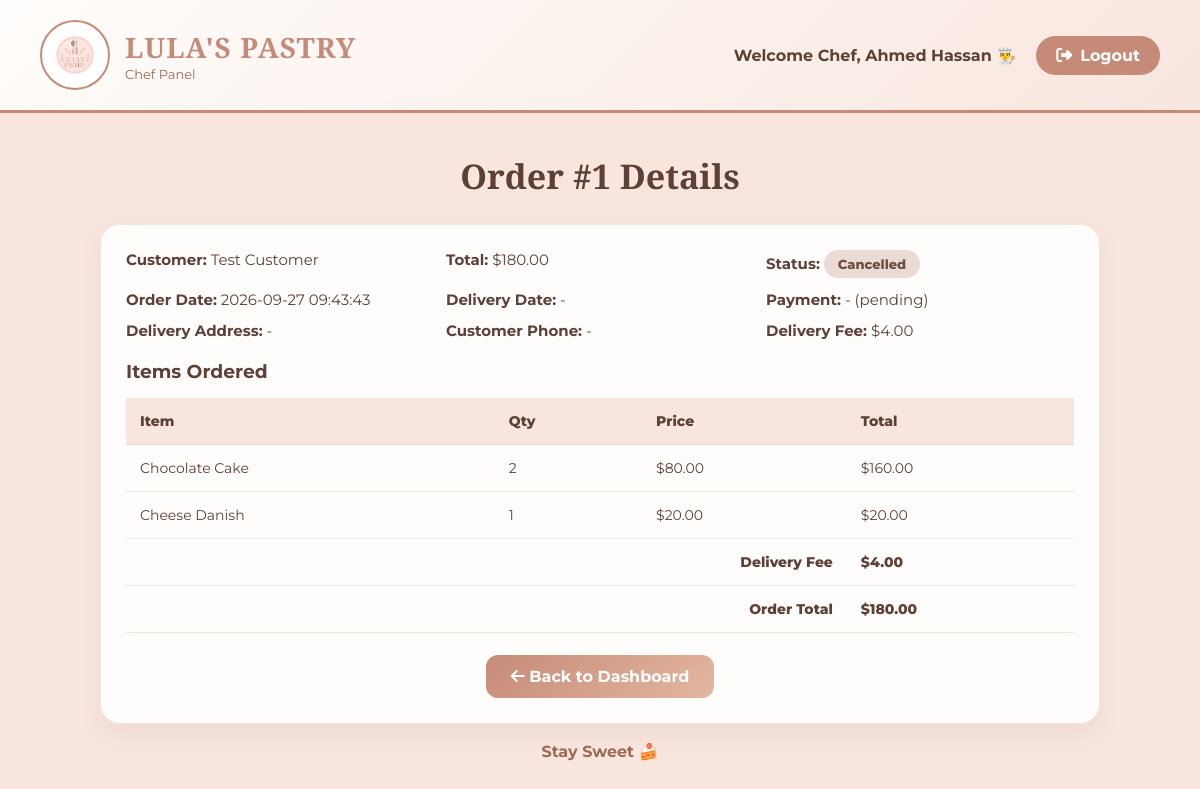
Page /chef-order-details.php?id=1 (signed in) on the committed database.
### tables this page shows
CREATE TABLE `orders` (
  `id` int(11) NOT NULL,
  `order_number` varchar(20) NOT NULL,
  `user_id` int(11) NOT NULL,
  `total_amount` decimal(10,2) NOT NULL,
  `status` enum('pending','confirmed','preparing','baking','ready','delivered','cancelled') DEFAULT 'pending',
  `payment_method` varchar(50) DEFAULT NULL,
  `payment_status` enum('pending','paid','failed') DEFAULT 'pending',
  `order_date` timestamp NOT NULL DEFAULT current_timestamp(),
  `delivery_date` datetime DEFAULT NULL,
  `special_instructions` text DEFAULT NULL,
  `delivery_address` varchar(255) DEFAULT NULL,
  `customer_phone` varchar(30) DEFAULT NULL,
  `delivery_cost` decimal(10,2) NOT NULL DEFAULT 4.00,
  `stock_deducted` tinyint(1) NOT NULL DEFAULT 0
);

CREATE TABLE `users` (
  `id` int(11) NOT NULL,
  `username` varchar(50) NOT NULL,
  `email` varchar(100) NOT NULL,
  `password` varchar(255) NOT NULL,
  `user_type` enum('chef','customer') DEFAULT 'customer',
  `full_name` varchar(100) DEFAULT NULL,
  `phone` varchar(20) DEFAULT NULL,
  `address` text DEFAULT NULL,
  `created_at` timestamp NOT NULL DEFAULT current_timestamp()
);

CREATE TABLE `order_items` (
  `id` int(11) NOT NULL,
  `order_id` int(11) NOT NULL,
  `dish_id` int(11) NOT NULL,
  `quantity` int(11) NOT NULL,
  `price_at_time` decimal(10,2) NOT NULL
);

CREATE TABLE `dishes` (
  `id` int(11) NOT NULL,
  `name` varchar(100) NOT NULL,
  `description` text DEFAULT NULL,
  `price` decimal(10,2) NOT NULL,
  `category` varchar(50) DEFAULT 'pastry',
  `category_id` int(11) DEFAULT NULL,
  `sort_order` int(11) NOT NULL DEFAULT 0,
  `image_url` varchar(255) DEFAULT NULL,
  `available` tinyint(1) DEFAULT 1,
  `stock_quantity` int(10) UNSIGNED NOT NULL DEFAULT 0,
  `is_deleted` tinyint(1) NOT NULL DEFAULT 0,
  `deleted_at` datetime DEFAULT NULL,
  `ingredients` text DEFAULT NULL,
  `preparation_time` int(11) DEFAULT NULL,
  `created_at` timestamp NOT NULL DEFAULT current_timestamp(),
  `chef_id` int(11) DEFAULT NULL
);

### chef-order-details.php (the view, shortened to what this page needs)
<?php
require_once "db.php";
$order_id = intval($_GET["id"]);
$sql = "SELECT orders.*, users.full_name, users.phone AS account_phone
        FROM orders
        JOIN users ON orders.user_id = users.id
        WHERE orders.id = :id
        LIMIT 1";
$stmt = $pdo->prepare($sql);
$stmt->execute(array(":id" => $order_id));
$order = $stmt->fetch(PDO::FETCH_ASSOC);
$itemSql = "SELECT order_items.*, dishes.name
            FROM order_items
            JOIN dishes ON order_items.dish_id = dishes.id
            WHERE order_items.order_id = :order_id";
$itemStmt = $pdo->prepare($itemSql);
$itemStmt->execute(array(":order_id" => $order_id));
$items = $itemStmt->fetchAll(PDO::FETCH_ASSOC);
$chefName = isset($_SESSION["chef_name"]) ? $_SESSION["chef_name"] : "Chef";
$knownStatusClasses = [
    "pending"   => "pending",
    "confirmed" => "confirmed",
    "preparing" => "preparing",
    "baking"    => "baking",
    "ready"     => "ready",
    "delivered" => "delivered",
    "cancelled" => "cancelled",
];
$statusClass = $knownStatusClasses[$order["status"]] ?? "other";
?>
<!DOCTYPE html>
<html lang="en">
<head>
  <link rel="stylesheet" href="https://cdnjs.cloudflare.com/ajax/libs/font-awesome/6.4.0/css/all.min.css">
</head>
<body>
<div class="header">
  <div class="logo-area">
    <img src="asssets/logo.png" class="logo" alt="Logo">
    <div class="brand">
      <h1>LULA'S PASTRY</h1>
      <p>Chef Panel</p>
    </div>
  </div>
  <div class="header-right">
    <div class="welcome-text">
      Welcome Chef, <?php echo htmlspecialchars($chefName); ?> 👨‍🍳
    </div>
    <a href="logout-chef.php" class="btn-link">
      <i class="fas fa-sign-out-alt"></i> Logout
    </a>
  </div>
</div>
<div class="content">
  <h2 class="title">Order #<?php echo $order["id"]; ?> Details</h2>
  <div class="details-box">
    <div class="info">
      <div><strong>Customer:</strong> <?php echo htmlspecialchars($order["full_name"]); ?></div>
      <div><strong>Total:</strong> $<?php echo number_format($order["total_amount"], 2); ?></div>
      <div><strong>Status:</strong> <span class="status <?php echo $statusClass; ?>"><?php echo htmlspecialchars($order["status"]); ?></span></div>
      <div><strong>Order Date:</strong> <?php echo htmlspecialchars($order["order_date"]); ?></div>
      <div><strong>Delivery Date:</strong>
        <?php
        if (isset($order["delivery_date"]) && $order["delivery_date"] != "") {
            echo htmlspecialchars($order["delivery_date"]);
        } else {
            echo "-";
        }
        ?>
      </div>
      <div><strong>Payment:</strong>
        <?php
        if (isset($order["payment_method"]) && $order["payment_method"] != "") {
            echo htmlspecialchars($order["payment_method"]);
        } else {
            echo "-";
        }
        ?>
        <?php if (isset($order["payment_status"]) && $order["payment_status"] != ""): ?>
          (<?php echo htmlspecialchars($order["payment_status"]); ?>)
        <?php endif; ?>
      </div>
      <div><strong>Delivery Address:</strong>
        <?php
        if (isset($order["delivery_address"]) && $order["delivery_address"] != "") {
            echo htmlspecialchars($order["delivery_address"]);
        } else {
            echo "-";
        }
        ?>
      </div>
      <div><strong>Customer Phone:</strong>
        <?php
        if (isset($order["customer_phone"]) && $order["customer_phone"] != "") {
            echo htmlspecialchars($order["customer_phone"]);
        } elseif (isset($order["account_phone"]) && $order["account_phone"] != "") {
            echo htmlspecialchars($order["account_phone"]);
        } else {
            echo "-";
        }
        ?>
      </div>
      <div><strong>Delivery Fee:</strong>
        $<?php echo number_format($order["delivery_cost"] ?? 0, 2); ?>
      </div>
    </div>
    <h3 style="margin-top:15px;">Items Ordered</h3>
    <div style="overflow-x:auto;">
      <table>
        <thead>
          <tr>
            <th>Item</th>
            <th>Qty</th>
            <th>Price</th>
            <th>Total</th>
          </tr>
        </thead>
        <tbody>
        <?php if (count($items) === 0): ?>
          <tr>
            <td colspan="4" style="text-align:center; padding:25px;">No items found.</td>
          </tr>
        <?php else: ?>
          <?php foreach ($items as $it): ?>
            <tr>
              <td><?php echo htmlspecialchars($it["name"]); ?></td>
              <td><?php echo htmlspecialchars($it["quantity"]); ?></td>
              <td>$<?php echo number_format($it["price_at_time"], 2); ?></td>
              <td>$<?php echo number_format($it["price_at_time"] * $it["quantity"], 2); ?></td>
            </tr>
          <?php endforeach; ?>
        <?php endif; ?>
        </tbody>
        <?php if (count($items) > 0): ?>
        <tfoot>
          <tr>
            <td colspan="3" style="text-align:right;">Delivery Fee</td>
            <td>$<?php echo number_format($order["delivery_cost"] ?? 0, 2); ?></td>
          </tr>
          <tr>
            <td colspan="3" style="text-align:right;">Order Total</td>
            <td>$<?php echo number_format($order["total_amount"], 2); ?></td>
          </tr>
        </tfoot>
        <?php endif; ?>
      </table>
    </div>
    <div class="back-btn">
      <a href="chef-dashboard.php"><i class="fas fa-arrow-left"></i> Back to Dashboard</a>
    </div>
  </div>
  <p class="footer">Stay Sweet 🍰</p>
</div>
</body>
</html>

### chef-order-details.php (style rules this page uses)
* { margin:0;padding:0;box-sizing:border-box; }
body { font-family:'Montserrat',sans-serif; background:#F8E6DE; color:#5D4037; }
.header { background: linear-gradient(135deg, #FFFDFB 0%, #F8E6DE 100%); padding:20px 40px; display:flex; justify-content:space-between; align-items:center; border-bottom:3px solid #C58B78; position:sticky; top:0; z-index:100; }
.logo-area { display:flex; align-items:center; gap:15px; }
.logo { width:70px;height:70px; object-fit:contain; border-radius:50%; border:2px solid #C58B78; padding:6px;background:white; }
.brand h1 { font-family:'Playfair Display',serif; color:#C58B78; font-size:28px; letter-spacing:1px; }
.brand p { color:#9B6B5A;font-size:13px; }
.header-right { display:flex; gap:20px; align-items:center; }
.welcome-text { font-weight:700; color:#5D4037; }
.btn-link { text-decoration:none; background:#C58B78; color:white; padding:10px 20px; border-radius:25px; font-weight:700; transition:0.3s; display:inline-flex; gap:8px; align-items:center; }
.content { padding:40px; }
.title { font-family:'Playfair Display',serif; font-size:34px; text-align:center; margin-bottom:25px; }
.details-box { max-width:1000px; margin:0 auto; background:#FFFDFB; border-radius:20px; padding:25px; box-shadow:0 10px 25px rgba(0,0,0,0.05); border:1px solid rgba(197,139,120,0.2); }
.info { display:grid; grid-template-columns: repeat(auto-fit,minmax(250px,1fr)); gap:12px; margin-bottom:20px; font-size:15px; color:#5D4037; }
.status { font-weight:800; padding:6px 14px; border-radius:20px; font-size:13px; display:inline-block; text-transform:capitalize; }
.cancelled { background:#EADBD4;color:#704F45; }
table { width:100%; border-collapse:collapse; margin-top:15px; min-width:700px; }
th,td { padding:14px; text-align:left; border-bottom:1px solid rgba(197,139,120,0.2); font-size:14px; }
th { background:#F8E6DE; font-weight:800; }
tfoot td { font-weight:800; }
.back-btn { margin-top:22px; text-align:center; }
.back-btn a { text-decoration:none; background:linear-gradient(135deg,#C58B78 0%, #E4B7A0 100%); color:white; padding:12px 25px; border-radius:12px; font-weight:700; display:inline-block; transition:0.3s; }
.footer { text-align:center; margin-top:18px; font-size:16px; font-weight:700; color:#9B6B5A; }

### rows in the picture
orders: id "1", user.full_name "Test Customer", total_amount "180.00", status "Cancelled", order_date "2026-09-27 09:43:43", payment_status "pending", delivery_cost "4.00"
order_items: dish.name "Chocolate Cake", quantity "2", price_at_time "80.00", $it["price_at_time"] * $it["quantity"] "160.00"
order_items: dish.name "Cheese Danish", quantity "1", price_at_time "20.00", $it['price_at_time']*$it['quantity'] "20.00"

### other values in the picture
$chefName "Ahmed Hassan"
